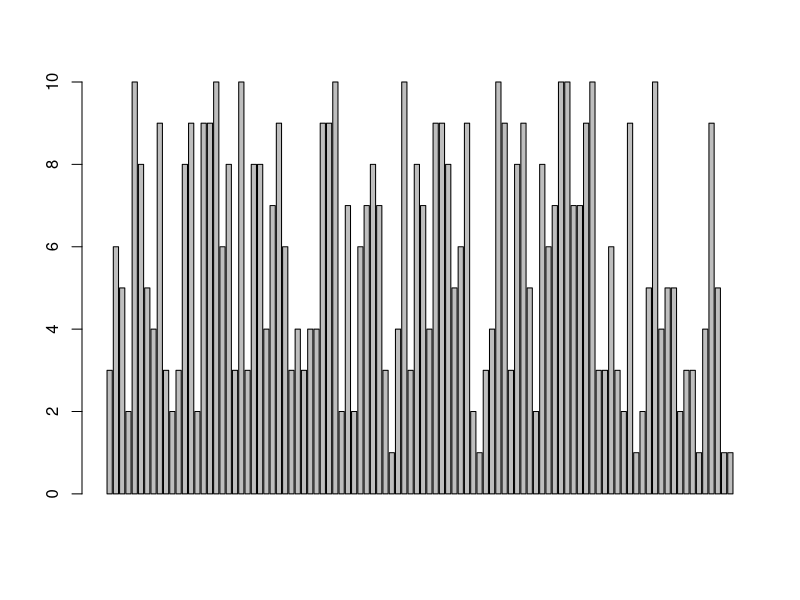
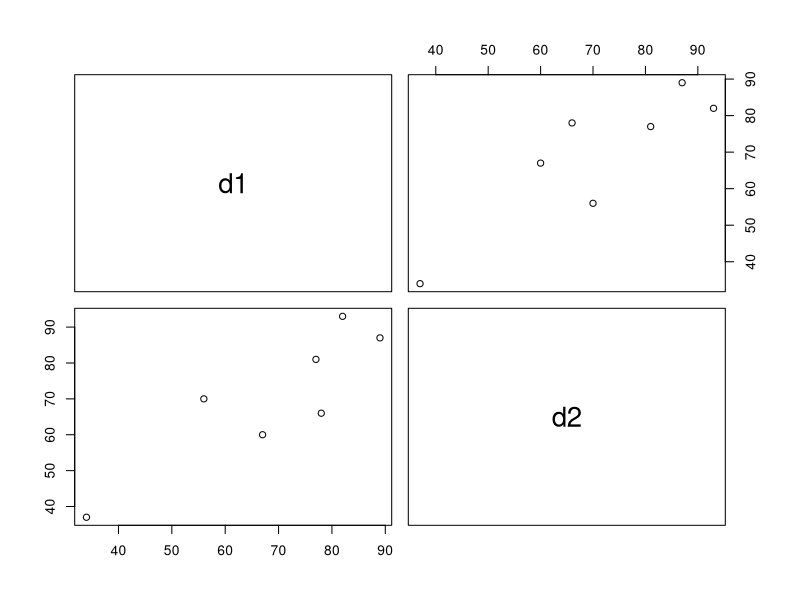
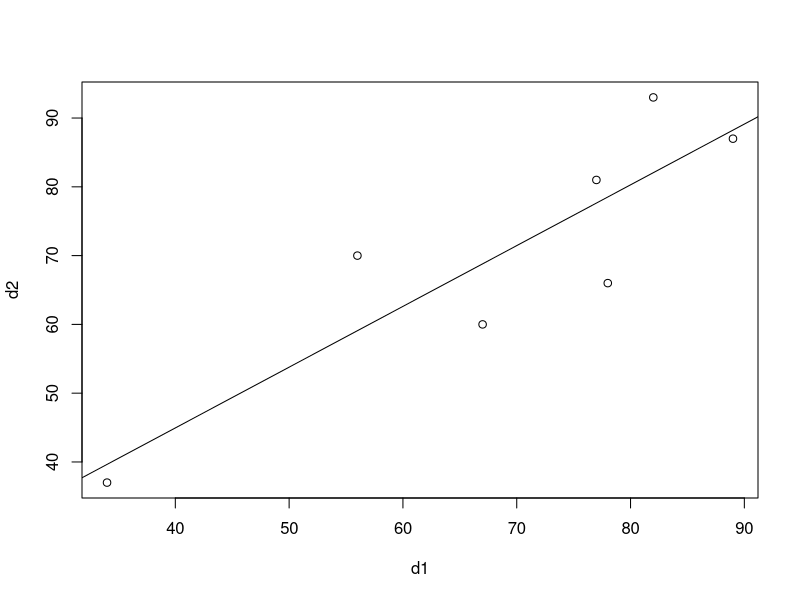

Generate these figures, in order, with R:
## ---- chunk 1
df <- data.frame(a = sample(1:10,100,replace = T)
                 ,b = sample(30:40,100,replace = T)
                 ,c = sample(0:2,100,replace = T)
                 );
## ---- chunk 2
dim(df);
## ---- chunk 3
summary(df);
## ---- chunk 4
barplot(df$a);
## ---- chunk 5
table(df$c);
## ---- chunk 6
table(df[c("a","c")]);
## ---- chunk 7
subset(df, a + b > 40 & c == 0)
## ---- chunk 8
d1 <- c(34,67,89,56,78,77,82);
d2 <- c(37,60,87,70,66,81,93);
d.con <- data.frame(d1,d2);
dr <- cor(d.con);

## ---- chunk 9
pairs(d.con)
## ---- chunk 10
summary(
  lm(formula = d2 ~ d1, data=d.con)
)
## ---- chunk 11
plot(d1, d2);
abline(lm(formula = d2 ~ d1));
